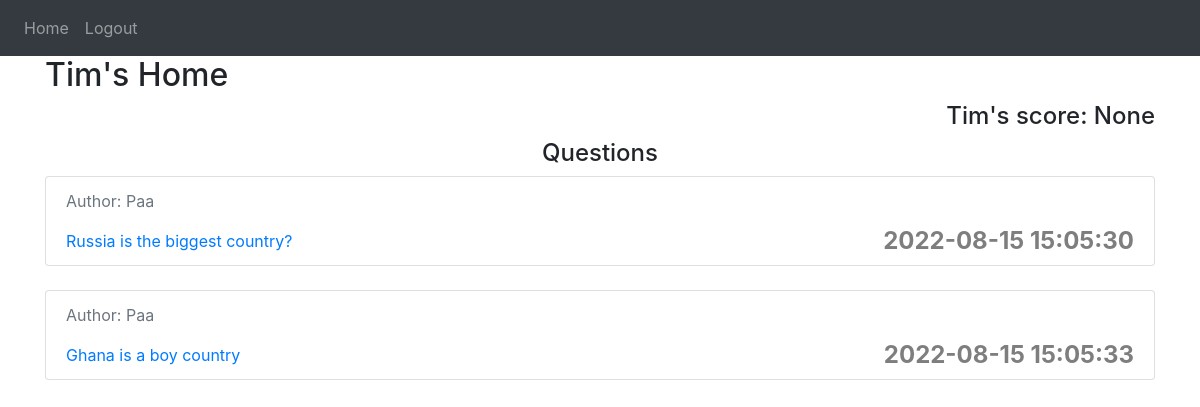
Page / (signed in) on the earlier database version.
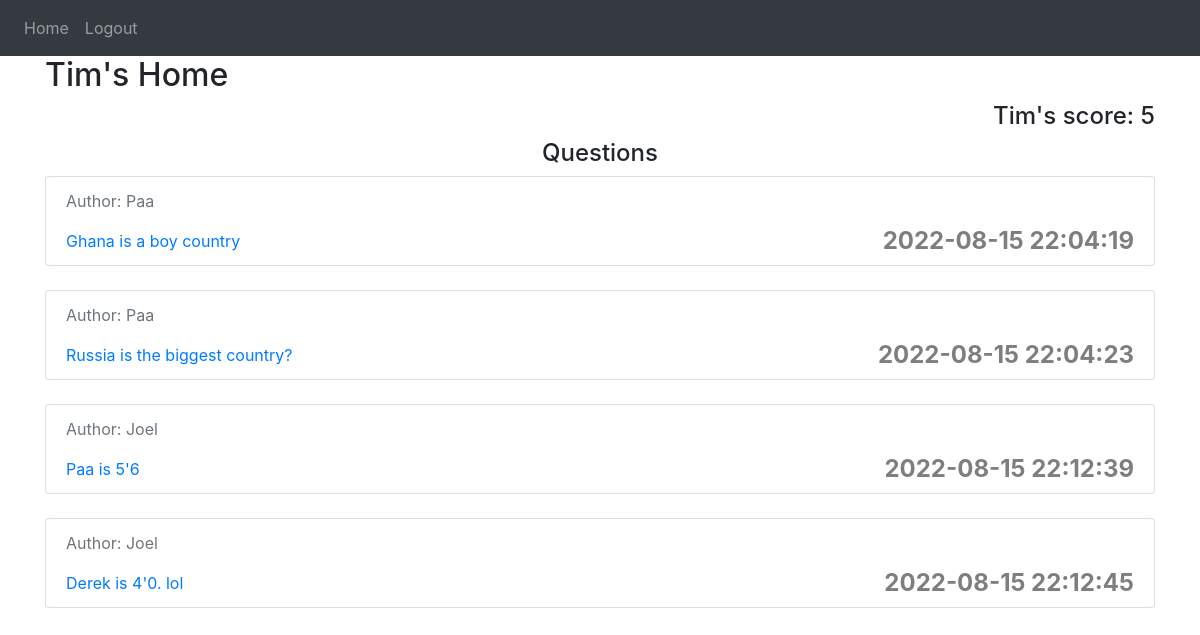
Same page on the later database version.
### website/models.py (models this page shows)
class User(db.Model, UserMixin):
    id = db.Column(db.Integer, primary_key=True)
    email = db.Column(db.String(150), unique=True)
    password = db.Column(db.String(150))
    first_name = db.Column(db.String(150))
    score = db.Column(db.Integer)

class Question(db.Model):
    id = db.Column(db.Integer, primary_key=True)
    text = db.Column(db.String(400))
    answer = db.Column(db.String(150))
    author = db.Column(db.Integer, db.ForeignKey('admin.id'))
    date_created = db.Column(db.DateTime(timezone=True), default=func.now())

class Admin(db.Model, UserMixin):
    id = db.Column(db.Integer, primary_key=True)
    email = db.Column(db.String(150), unique=True)
    password = db.Column(db.String(150))
    first_name = db.Column(db.String(150))
    questions = db.relationship('Question', backref='admin')

### website/views.py (the view)
@views.route('/', methods=['GET', 'POST'])
@login_required
def home():
    users = User.query.filter_by(email=current_user.email).all()
    if current_user not in users:
        flash('You are not an admin')
        logout_user()
        return redirect(url_for('auth.login'))
    questions = Question.query.all()
    return render_template('home.html', user=current_user, questions=questions)

### website/templates/home.html (shortened to what this page needs)
{% extends "base.html" %}
{% block content %}
<h2> {{user.first_name}}'s Home</h2>
<h4 style="display: flex; justify-content: flex-end">{{user.first_name}}'s score: {{user.score}}</h4>
<h4 align="center">Questions</h4>
{% for question in questions %}
<a href="question/{{question.id}}">
	<li class="list-group-item">
		<p class="text-muted">Author: {{question.admin.first_name}}</p>
		{{ question.text }}
		<span class="close">
			<p>{{question.date_created}}</p>
		</span>
	</li>
</a>
<br>
{% endfor %}
{% endblock %}

### website/templates/base.html (shortened to what this page needs)
<!DOCTYPE html>
<html lang="en">
<head>
    <link rel="stylesheet" href="https://stackpath.bootstrapcdn.com/bootstrap/4.4.1/css/bootstrap.min.css"
 />
    <link rel="stylesheet" href="https://stackpath.bootstrapcdn.com/font-awesome/4.7.0/css/font-awesome.min.css"
 />
</head>
<body>
	<nav class="navbar navbar-expand-lg navbar-dark bg-dark">
		<div class="collapse navbar-collapse" id="navbar">
			<div class="navbar-nav">
				{% if user.is_authenticated %}
				<a class="nav-item nav-link" id="home" href="/">Home</a>
				<a class="nav-item nav-link" id="logout" href="/logout">Logout</a>
				{% else %}
				<a class="nav-item nav-link" id="login" href="/login">Login</a>
				<a class="nav-item nav-link" id="signUp" href="/signup">Sign Up</a>
				{% endif %}
			</div>
	</nav>
	<div class="container">{% block content %} {% endblock %}</div>
</body>
</html>

Differences in the rows shown:
changed User "Tim": score "None" → "5"
changed Question: text "Russia is the biggest country?" → "Ghana is a boy country"; date_created "2022-08-15 15:05:30" → "2022-08-15 22:04:19"
changed Question: text "Ghana is a boy country" → "Russia is the biggest country?"; date_created "2022-08-15 15:05:33" → "2022-08-15 22:04:23"
added Question: admin.first_name "Joel", text "Paa is 5'6", date_created "2022-08-15 22:12:39"
added Question: admin.first_name "Joel", text "Derek is 4'0. lol", date_created "2022-08-15 22:12:45"
